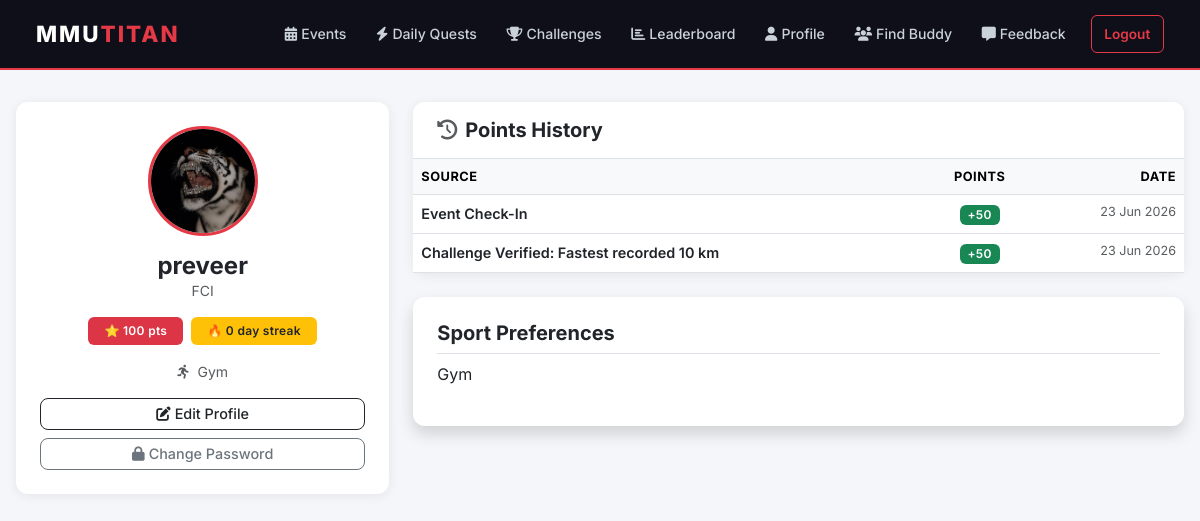
The app's page /profile (signed in) with its own data.
### mmutitan/models.py (models this page shows)
class User(db.Model, UserMixin):
    id = db.Column(db.Integer, primary_key=True)
    name = db.Column(db.String(100), nullable=False)
    email = db.Column(db.String(120), unique=True, nullable=False)
    password = db.Column(db.String(200), nullable=False)
    faculty = db.Column(db.String(50), nullable=False)
    sport_preferences = db.Column(db.String(200), default="")
    profile_photo = db.Column(db.String(20), nullable=False, default='default.jpg')
    points = db.Column(db.Integer, default=0)
    streak = db.Column(db.Integer, default=0)
    is_admin = db.Column(db.Boolean, default=False)
    is_banned = db.Column(db.Boolean, default=False)
    reset_token = db.Column(db.String(100), nullable=True)
    reset_token_expiry = db.Column(db.DateTime, nullable=True)
    availability_days = db.Column(db.String(100), nullable=True)   # e.g. "Mon,Wed,Fri"
    availability_time = db.Column(db.String(20), nullable=True)    # "Morning", "Afternoon", "Evening"
    rsvps = db.relationship('RSVP', backref='user_ref', lazy=True, cascade="all, delete-orphan")
    usertasks = db.relationship('UserTask', backref='user_ref', lazy=True, cascade="all, delete-orphan")
    submissions = db.relationship('Submission', backref='user_ref', lazy=True, cascade="all, delete-orphan")
    point_history = db.relationship('Point', backref='user_ref', lazy=True, cascade="all, delete-orphan")
    streak_history = db.relationship('Streak', backref='user_ref', lazy=True, cascade="all, delete-orphan")
    feedbacks = db.relationship('Feedback', backref='user_ref', lazy=True, cascade="all, delete-orphan")
    sent_requests = db.relationship('BuddyRequest', foreign_keys='BuddyRequest.sender_id',
                                    backref='sender', lazy=True, cascade="all, delete-orphan")
    received_requests = db.relationship('BuddyRequest', foreign_keys='BuddyRequest.receiver_id',
                                        backref='receiver', lazy=True, cascade="all, delete-orphan")

class Point(db.Model):
    id = db.Column(db.Integer, primary_key=True)
    user_id = db.Column(db.Integer, db.ForeignKey('user.id', ondelete='CASCADE'), nullable=False)
    amount = db.Column(db.Integer, nullable=False)
    source = db.Column(db.String(100), nullable=False)
    awarded_at = db.Column(db.DateTime, nullable=False, default=datetime.utcnow)

### mmutitan/app.py (the view)
    @app.route('/profile')
    @login_required
    def profile():
        point_history = Point.query.filter_by(user_id=current_user.id).order_by(Point.awarded_at.desc()).all()
        return render_template('profile.html', title='My Profile', user=current_user, point_history=point_history)

### mmutitan/models.py (called while the page is built)
@login_manager.user_loader
def load_user(user_id):
    return User.query.get(int(user_id))

### mmutitan/templates/profile.html
{% extends "base.html" %}
{% block content %}
<div class="row g-4">
    <div class="col-md-4">
        <div class="card text-center p-4 mb-3">
            <img src="{{ url_for('static', filename='profile_pics/' + user.profile_photo) }}"
                 class="rounded-circle mx-auto mb-3"
                 style="width:110px;height:110px;object-fit:cover;border:3px solid #e63946;">
            <h4 class="fw-bold mb-0">{{ user.name }}</h4>
            <p class="text-muted small mb-3">{{ user.faculty }}</p>
            <div class="d-flex justify-content-center gap-2 flex-wrap mb-3">
                <span class="badge bg-danger px-3 py-2">⭐ {{ user.points }} pts</span>
                <span class="badge bg-warning text-dark px-3 py-2">🔥 {{ user.streak }} day streak</span>
            </div>
            {% if user.sport_preferences %}
            <p class="text-muted small mb-3">
                <i class="fa fa-running me-1"></i> {{ user.sport_preferences }}
            </p>
            {% endif %}
            <div class="d-grid gap-2">
                <a href="{{ url_for('edit_profile') }}" class="btn btn-outline-dark btn-sm">
                    <i class="fa fa-edit me-1"></i>Edit Profile
                </a>
                <a href="{{ url_for('change_password') }}" class="btn btn-outline-secondary btn-sm">
                    <i class="fa fa-lock me-1"></i>Change Password
                </a>
            </div>
        </div>
    </div>
    <div class="col-md-8">
        <div class="card">
            <div class="card-header bg-white py-3 border-bottom">
                <h5 class="fw-bold mb-0"><i class="fa fa-history me-2 text-muted"></i>Points History</h5>
            </div>
            <div class="card-body p-0">
                <table class="table table-hover mb-0">
                    <thead class="table-light">
                        <tr>
                            <th>Source</th>
                            <th class="text-center">Points</th>
                            <th class="text-end">Date</th>
                        </tr>
                    </thead>
                    <tbody>
                        {% for log in point_history %}
                        <tr>
                            <td class="fw-semibold">{{ log.source }}</td>
                            <td class="text-center"><span class="badge bg-success">+{{ log.amount }}</span></td>
                            <td class="text-end text-muted small">{{ log.awarded_at.strftime('%d %b %Y') }}</td>
                        </tr>
                        {% else %}
                        <tr>
                            <td colspan="3" class="text-center text-muted py-4">
                                No points earned yet. Complete your first quest!
                            </td>
                        </tr>
                        {% endfor %}
                    </tbody>
                </table>
            </div>
        </div>
        <div class="card shadow border-0 p-4 mb-4 mt-4">
            <h5 class="fw-bold border-bottom pb-2">Sport Preferences</h5>
            <p>{{ user.sport_preferences or "No preferences set yet." }}</p>
        </div>
    </div>
</div>
{% endblock %}

### mmutitan/templates/base.html (style rules this page uses)
body { font-family: 'Inter', sans-serif; background-color: #f4f6f9; color: #1a1a2e; }
.card { border: none; border-radius: 12px; box-shadow: 0 2px 12px rgba(0,0,0,0.07); }
.card-header { border-radius: 12px 12px 0 0 !important; border-bottom: none; padding: 1rem 1.5rem; }
.btn { border-radius: 8px; font-weight: 500; font-size: 0.9rem; }
.badge { font-weight: 600; letter-spacing: 0.3px; border-radius: 6px; font-size: 0.75rem; }
.table { font-size: 0.9rem; }
.table thead th { font-weight: 700; font-size: 0.8rem; letter-spacing: 0.5px; text-transform: uppercase; }

### records on screen
User: profile_photo (picture), name "preveer", faculty "FCI", points "100", streak "0", sport_preferences "Gym"
Point: source "Event Check-In", amount "50", awarded_at "23 Jun 2026"
Point: source "Challenge Verified: Fastest recorded 10 km", amount "50", awarded_at "23 Jun 2026"
